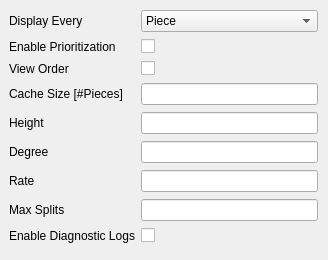
<ui version="4.0" >
 <class>pqGlobalAdaptiveViewOptions</class>
 <widget class="QWidget" name="pqGlobalAdaptiveViewOptions" >
  <property name="geometry" >
   <rect>
    <x>0</x>
    <y>0</y>
    <width>328</width>
    <height>260</height>
   </rect>
  </property>
  <property name="windowTitle" >
   <string>Form</string>
  </property>
  <layout class="QVBoxLayout" >
   <property name="spacing" >
    <number>6</number>
   </property>
   <property name="leftMargin" >
    <number>9</number>
   </property>
   <property name="topMargin" >
    <number>9</number>
   </property>
   <property name="rightMargin" >
    <number>9</number>
   </property>
   <property name="bottomMargin" >
    <number>9</number>
   </property>
   <item>
    <widget class="QStackedWidget" name="stackedWidget" >
     <property name="currentIndex" >
      <number>0</number>
     </property>
     <widget class="QWidget" name="General" >
      <widget class="QWidget" name="layoutWidget" >
       <property name="geometry" >
        <rect>
         <x>0</x>
         <y>0</y>
         <width>309</width>
         <height>236</height>
        </rect>
       </property>
       <layout class="QGridLayout" >
        <item row="0" column="0" >
         <widget class="QLabel" name="label" >
          <property name="toolTip" >
           <string/>
          </property>
          <property name="text" >
           <string>Display Every</string>
          </property>
         </widget>
        </item>
        <item row="0" column="1" >
         <widget class="QComboBox" name="ShowOn" >
          <property name="toolTip" >
           <string>Determines how often the screen is refreshed to show the rendering progress.</string>
          </property>
          <item>
           <property name="text" >
            <string>Piece</string>
           </property>
          </item>
          <item>
           <property name="text" >
            <string>Refine</string>
           </property>
          </item>
          <item>
           <property name="text" >
            <string>Complete</string>
           </property>
          </item>
         </widget>
        </item>
        <item row="1" column="0" >
         <widget class="QLabel" name="label_9" >
          <property name="toolTip" >
           <string/>
          </property>
          <property name="text" >
           <string>Enable Prioritization</string>
          </property>
         </widget>
        </item>
        <item row="1" column="1" >
         <widget class="QCheckBox" name="UsePrioritization" >
          <property name="toolTip" >
           <string>When checked pieces are rendered in priority order and unimportant pieces are skipped.</string>
          </property>
          <property name="text" >
           <string/>
          </property>
         </widget>
        </item>
        <item row="2" column="0" >
         <widget class="QLabel" name="label_8" >
          <property name="toolTip" >
           <string/>
          </property>
          <property name="text" >
           <string>View Order</string>
          </property>
         </widget>
        </item>
        <item row="2" column="1" >
         <widget class="QCheckBox" name="UseViewOrdering" >
          <property name="toolTip" >
           <string>When checked pieces nearest the camera are drawn first and those off screen are ignored.</string>
          </property>
          <property name="text" >
           <string/>
          </property>
         </widget>
        </item>
        <item row="3" column="0" >
         <widget class="QLabel" name="label_6" >
          <property name="toolTip" >
           <string/>
          </property>
          <property name="text" >
           <string>Cache Size [#Pieces]</string>
          </property>
         </widget>
        </item>
        <item row="3" column="1" >
         <widget class="QLineEdit" name="PieceCacheLimit" >
          <property name="toolTip" >
           <string>Determines the maximum number of pieces that each filter will cache.</string>
          </property>
         </widget>
        </item>
        <item row="4" column="0" >
         <widget class="QLabel" name="label_11" >
          <property name="toolTip" >
           <string/>
          </property>
          <property name="text" >
           <string>Height</string>
          </property>
         </widget>
        </item>
        <item row="4" column="1" >
         <widget class="QLineEdit" name="Height" >
          <property name="toolTip" >
           <string>Determines the number of refinement levels to reach full resolution.</string>
          </property>
         </widget>
        </item>
        <item row="5" column="0" >
         <widget class="QLabel" name="label_12" >
          <property name="toolTip" >
           <string/>
          </property>
          <property name="text" >
           <string>Degree</string>
          </property>
         </widget>
        </item>
        <item row="5" column="1" >
         <widget class="QLineEdit" name="Degree" >
          <property name="toolTip" >
           <string>Determines the number of branches at each refinement.</string>
          </property>
         </widget>
        </item>
        <item row="6" column="0" >
         <widget class="QLabel" name="label_2" >
          <property name="toolTip" >
           <string/>
          </property>
          <property name="text" >
           <string>Rate</string>
          </property>
         </widget>
        </item>
        <item row="6" column="1" >
         <widget class="QLineEdit" name="Rate" >
          <property name="toolTip" >
           <string>Controls the sampling rate within a piece.</string>
          </property>
         </widget>
        </item>
        <item row="7" column="0" >
         <widget class="QLabel" name="label_3" >
          <property name="toolTip" >
           <string/>
          </property>
          <property name="text" >
           <string>Max Splits</string>
          </property>
         </widget>
        </item>
        <item row="7" column="1" >
         <widget class="QLineEdit" name="MaxSplits" >
          <property name="toolTip" >
           <string>Detemines the number of pieces that are refined in each refinement pass.</string>
          </property>
         </widget>
        </item>
        <item row="8" column="0" >
         <widget class="QLabel" name="label_7" >
          <property name="toolTip" >
           <string/>
          </property>
          <property name="text" >
           <string>Enable Diagnostic Logs</string>
          </property>
         </widget>
        </item>
        <item row="8" column="1" >
         <widget class="QCheckBox" name="EnableStreamMessages" >
          <property name="toolTip" >
           <string>Turns on developer's console messages.</string>
          </property>
          <property name="text" >
           <string/>
          </property>
         </widget>
        </item>
       </layout>
      </widget>
     </widget>
    </widget>
   </item>
  </layout>
 </widget>
 <resources/>
 <connections/>
</ui>
